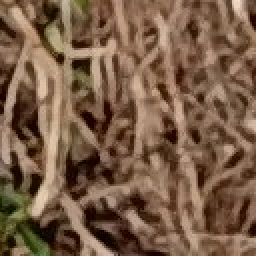
#> input picture data/class/IMG_1006.png, 128 x 128 px (shown 2 times larger); its folder holds only this picture in this run
$ jupyter execute 23_Image_Annotation_Regression.ipynb   (shell and % lines are left out)
#> lines starting #> are read from the running program, lines starting #| are printed output that depends on the picture; after the words box and inside, x2 and y2 are one past the last pixel; in counts of white or black regions, pixels touching at a corner belong together
#> further down, imagem is the input picture: shape (128, 128, 3); mean B, G, R 71.2, 93.3, 121.5
<a href="https://colab.research.google.com/github/RodrigoAgronomia/workshop_esalq/blob/master/python/23_Image_Annotation_Regression.ipynb" target="_parent"></a>

## 2.3 Image Annotation for segmentation and regression problems

[cell 1]
%cd /content
%cd /content/workshop_esalq
%cd /content/workshop_esalq/python

[cell 2]
#Importação das bibliotecas necessárias para rodar o código

import numpy as np
import cv2
import os
import matplotlib.pyplot as plt

[cell 3]
def get_mask(imgt):
    #Split Image in 3 channels
    blue,green,red = cv2.split(imgt)
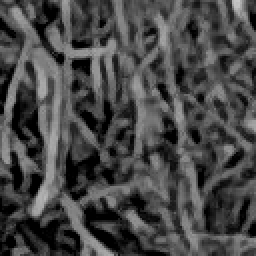
#> blue: shape (128, 128) (shown 2 times larger); min 0, max 200, mean 71.2
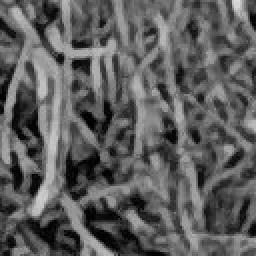
#> green: shape (128, 128) (shown 2 times larger); min 0, max 220, mean 93.3
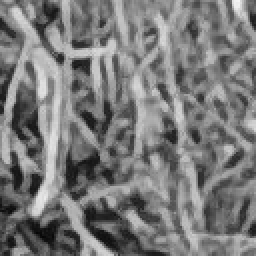
#> red: shape (128, 128) (shown 2 times larger); min 6, max 245, mean 121.5
    #Normalize values
    green = np.divide(green,255)
    red = np.divide(red,255)
    blue = np.divide(blue,255)

    #Sum of normalized values
    norm = red+green+blue
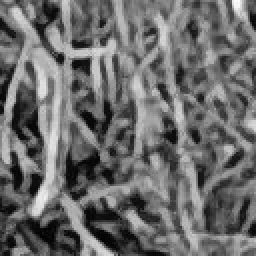
#> norm: shape (128, 128) float64 (shown 2 times larger); min 0.0275, max 2.61, mean 1.12; drawn with min black and max white

    r = np.divide(red, norm, out=np.zeros_like(red), where=norm!=0)
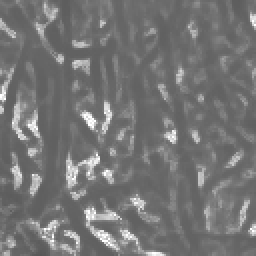
#> r: shape (128, 128) float64 (shown 2 times larger); min 0.34, max 1, mean 0.461
    g = np.divide(green, norm, out=np.zeros_like(green), where=norm!=0)
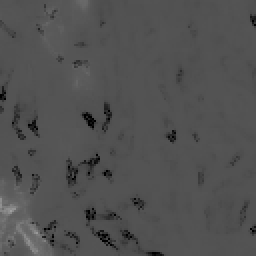
#> g: shape (128, 128) float64 (shown 2 times larger); min 0, max 0.625, mean 0.319
    b = np.divide(blue, norm, out=np.zeros_like(blue), where=norm!=0)
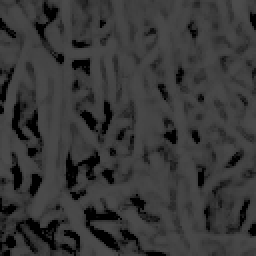
#> b: shape (128, 128) float64 (shown 2 times larger); min 0, max 0.303, mean 0.22

    #ExG - ExR
    midx = ((2*g) - r - b) - ((1.4*r) - g)
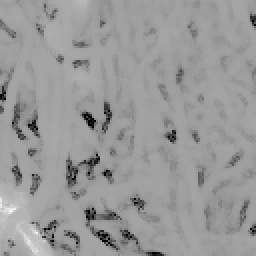
#> midx: shape (128, 128) float64 (shown 2 times larger); min -2.4, max 0.975, mean -0.367; drawn with min black and max white

    #Binarize image
    midx[midx<0] = 0
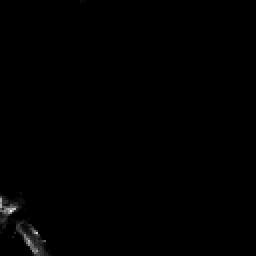
#> midx: shape (128, 128) float64 (shown 2 times larger); min 0, max 0.975, mean 0.00371
    midx[midx>0] = 1
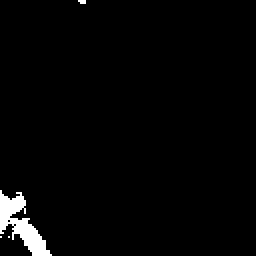
#> midx: shape (128, 128) float64 (shown 2 times larger); values 0 (black) and 1 (white), 2.2% white; 4 white regions (3 under 20 px), largest, box (x1, y1, x2, y2) and area: (0, 95, 26, 128) 344
    imager = (midx*255).astype('uint8')
    return(imager)

[cell 4]
#Definição das pastas necessárias para rodar o script
img_dir = '../data/class/'

[cell 5]
#Apresenta as imagens dentro do diretório com o respectivo formato da imagem
img_list = sorted(os.listdir(img_dir))
img_list = [v for v in img_list if v.endswith('.png') and not v.endswith('_msk.png')]
print(img_list)

[cell 6]
cov_list = []
for img in img_list:
    imagem = cv2.imread(os.path.join(img_dir, img)) #Carrega a imagem

    msk = get_mask(imagem)

    mult = 255 if int(img.replace('IMG_', '').replace('.png', '')) > 3000 else 250
    msk = mult * (msk > 100).astype('uint8')
    cov_list.append([img, (msk > 0).mean().round(2)])
    msk_name = os.path.join(img_dir, img.replace('.png', '_msk.png'))

    print(msk_name) #Apresenta o nome da máscara com o diretório a ser salvo
    cv2.imwrite(msk_name, msk) #Realiza o salvamento do background

$ run again, on data/class/IMG_1040.png
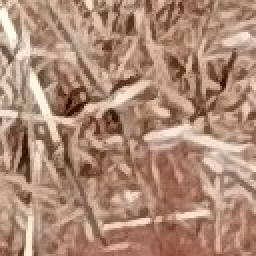
#> input picture data/class/IMG_1040.png, 128 x 128 px (shown 2 times larger)
#> imagem is the input picture: shape (128, 128, 3); mean B, G, R 117.5, 137.8, 172.4
#> in get_mask, `b = np.divide(blue, norm, out=np.zeros_like(blue), where=norm!=0)`:
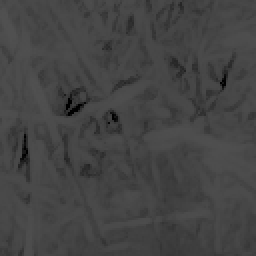
#> b: shape (128, 128) float64 (shown 2 times larger); min 0, max 0.318, mean 0.268
#> in get_mask, `midx = ((2*g) - r - b) - ((1.4*r) - g)`:
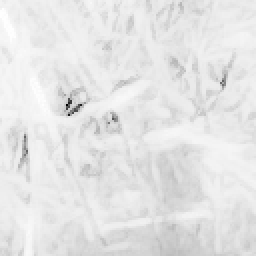
#> midx: shape (128, 128) float64 (shown 2 times larger); min -1.87, max -0.117, mean -0.294; drawn with min black and max white
#> imager: shape (128, 128); every value is 0

$ run again, on data/class/IMG_1047.png
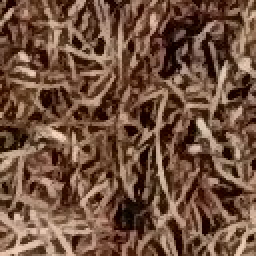
#> input picture data/class/IMG_1047.png, 128 x 128 px (shown 2 times larger)
#> imagem is the input picture: shape (128, 128, 3); mean B, G, R 61.7, 79.9, 112.1
#> in get_mask, `midx = ((2*g) - r - b) - ((1.4*r) - g)`:
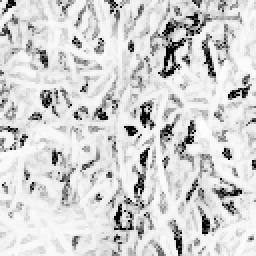
#> midx: shape (128, 128) float64 (shown 2 times larger); min -2.4, max -0.17, mean -0.562; drawn with min black and max white
#> imager: shape (128, 128); every value is 0
